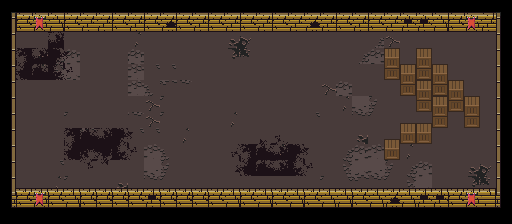

This game map was drawn from its Tiled (.tmx) file and the tilesets committed beside it. A one-line description and the full map source follow:
An orthogonal 32x14 tile map with 16x16 px tiles, 4 tile layers (Floor1, Floor2 (Decoration), Walls (Collidable), Items1 (Collidable)).

<map version="1.2" tiledversion="1.2.1" orientation="orthogonal" renderorder="right-down" width="32" height="14" tilewidth="16" tileheight="16" infinite="0" nextlayerid="6" nextobjectid="1">
 <tileset firstgid="1" source="../../tilesets/actual/UltimateTileset.tsx" />
 <layer id="2" name="Floor1" width="32" height="14">
  <data encoding="csv">
0,0,0,0,0,0,0,0,0,0,0,0,0,0,0,0,0,0,0,0,0,0,0,0,0,0,0,0,0,0,0,0,
0,0,0,0,0,0,0,0,0,0,0,0,0,0,0,0,0,0,0,0,0,0,0,0,0,0,0,0,0,0,0,0,
0,143,143,143,143,143,143,143,131,143,143,143,143,143,129,130,143,143,143,143,143,143,143,117,114,143,143,143,143,143,143,0,
0,143,129,117,118,143,143,143,118,143,143,143,143,143,145,146,143,143,143,143,143,143,117,118,119,143,143,143,143,143,143,0,
0,143,131,133,134,143,143,143,119,149,149,143,143,143,143,143,143,143,143,143,143,143,143,143,135,136,143,143,143,143,143,0,
0,143,143,143,143,143,143,143,119,120,150,151,143,143,143,143,143,143,143,143,114,118,143,143,143,152,143,143,143,143,143,0,
0,143,143,143,143,143,143,143,143,114,152,143,143,143,143,143,143,143,143,143,143,131,135,136,143,143,143,143,143,143,143,0,
0,143,143,143,152,143,143,143,151,114,152,143,143,143,131,143,143,143,143,149,143,143,151,152,143,143,143,143,143,143,143,0,
0,143,143,143,149,150,143,143,149,149,143,131,143,143,143,143,143,143,143,143,143,143,129,143,143,143,143,143,143,143,143,0,
0,143,143,143,149,143,143,143,143,119,120,143,143,143,143,143,143,131,143,143,143,117,118,119,120,131,143,143,143,143,143,0,
0,143,143,149,143,143,143,143,143,135,136,143,143,143,143,143,143,143,143,143,143,133,134,135,136,117,118,143,143,129,130,0,
0,143,143,131,152,143,143,129,143,151,152,143,143,143,143,143,143,143,143,143,152,149,150,151,152,133,134,143,143,145,146,0,
0,149,150,151,152,152,152,152,152,152,152,152,152,152,152,152,152,152,152,152,152,149,150,151,152,149,150,151,152,152,152,0,
0,0,0,0,0,0,0,0,0,0,0,0,0,0,0,0,0,0,0,0,0,0,0,0,0,0,0,0,0,0,0,0
</data>
 </layer>
 <layer id="3" name="Floor2 (Decoration)" width="32" height="14">
  <data encoding="csv">
0,0,0,0,0,0,0,0,0,0,0,0,0,0,0,0,0,0,0,0,0,0,0,0,0,0,0,0,0,0,0,0,
0,0,0,0,0,0,0,0,0,0,0,0,0,0,0,0,0,0,0,0,0,0,0,0,0,0,0,0,0,0,0,0,
0,0,0,200,0,0,0,0,0,0,0,0,0,0,0,0,0,0,0,0,0,0,0,0,0,0,0,0,0,0,0,0,
0,182,200,179,180,0,0,0,0,0,0,0,0,0,0,0,0,0,0,0,0,0,0,0,0,0,0,0,0,0,0,0,
0,198,199,195,196,0,0,0,0,0,0,0,0,0,0,0,0,0,0,0,0,0,0,0,0,0,0,0,0,0,0,0,
0,0,0,0,0,0,0,0,0,0,0,0,0,0,0,0,0,0,0,0,0,0,0,0,0,0,0,0,0,0,0,0,
0,0,0,0,0,0,0,0,0,0,0,0,0,0,0,0,0,0,0,0,0,0,0,0,0,0,0,0,0,0,0,0,
0,0,0,0,0,0,0,0,0,0,0,0,0,0,0,0,0,0,0,0,0,0,0,0,0,0,0,0,0,0,0,0,
0,0,0,0,182,199,200,179,180,0,0,0,0,0,0,0,183,184,0,0,0,0,0,0,0,0,0,0,0,0,0,0,
0,0,0,0,198,177,178,195,196,0,0,0,0,0,181,182,199,200,179,180,0,0,0,0,0,0,0,0,0,0,0,0,
0,0,0,0,0,193,194,0,0,0,0,0,0,0,197,198,199,200,195,196,0,0,0,0,0,0,0,0,0,0,0,0,
0,0,0,0,0,0,0,0,0,0,0,0,0,0,0,0,0,0,0,0,0,0,0,0,0,0,0,0,0,0,0,0,
0,0,0,0,0,0,0,0,0,0,0,0,0,0,0,0,0,0,0,0,0,0,0,0,0,0,0,0,0,0,0,0,
0,0,0,0,0,0,0,0,0,0,0,0,0,0,0,0,0,0,0,0,0,0,0,0,0,0,0,0,0,0,0,0
</data>
 </layer>
 <layer id="4" name="Walls (Collidable)" width="32" height="14">
  <data encoding="csv">
57,60,60,60,60,60,60,60,60,60,60,60,60,60,60,60,60,60,60,60,60,60,60,60,60,60,60,60,60,60,61,58,
77,28,29,30,28,29,29,28,29,28,46,28,29,28,29,28,29,28,29,46,29,28,29,28,29,45,45,30,28,28,29,78,
77,0,0,0,0,0,0,0,0,0,0,0,0,0,0,0,0,0,0,0,0,0,0,0,248,0,248,0,0,0,0,78,
77,0,0,0,0,0,0,0,0,0,0,0,0,0,0,0,0,0,0,0,0,0,0,0,264,248,264,248,0,0,0,78,
77,0,0,0,0,0,0,0,0,0,0,0,0,0,0,0,0,0,0,0,0,0,0,0,280,264,280,264,248,0,0,78,
77,0,0,0,0,0,0,0,0,0,0,0,0,0,0,0,0,0,0,0,0,0,0,0,0,280,264,280,264,248,0,78,
77,0,0,0,0,0,0,0,0,0,0,0,0,0,0,0,0,0,0,0,0,0,0,0,0,0,280,264,280,264,0,78,
77,0,0,0,0,0,0,0,0,0,0,0,0,0,0,0,0,0,0,0,0,0,0,0,0,265,265,280,0,280,0,78,
77,0,0,0,0,0,0,0,0,0,0,0,0,0,0,0,0,0,0,0,0,0,0,0,265,281,281,0,0,0,0,78,
77,0,0,0,0,0,0,0,0,0,0,0,0,0,0,0,0,0,0,0,0,0,0,0,281,0,0,0,0,0,0,78,
77,0,0,0,0,0,0,0,0,0,0,0,0,0,0,0,0,0,0,0,0,0,0,0,0,0,0,0,0,0,0,78,
77,62,62,62,62,62,62,62,62,62,62,62,62,62,62,62,62,62,62,62,62,62,62,62,62,62,62,62,62,62,62,78,
93,28,28,28,30,28,28,28,28,45,28,28,28,28,30,28,30,28,30,28,30,30,28,30,46,30,45,45,28,30,31,94,
0,0,0,0,0,0,0,0,0,0,0,0,0,0,0,0,0,0,0,0,0,0,0,0,0,0,0,0,0,0,0,0
</data>
 </layer>
 <layer id="5" name="Items1 (Collidable)" width="32" height="14">
  <data encoding="csv">
0,0,0,0,0,0,0,0,0,0,0,0,0,0,0,0,0,0,0,0,0,0,0,0,0,0,0,0,0,0,0,0,
0,0,14,0,0,0,0,0,0,0,0,0,0,0,0,0,0,0,0,0,0,0,0,0,0,0,0,0,0,14,0,0,
0,0,0,0,0,0,0,0,0,0,0,0,0,0,0,0,0,0,0,0,0,0,0,0,0,0,0,0,0,0,0,0,
0,0,0,0,0,0,0,0,0,0,0,0,0,0,0,0,0,0,0,0,0,0,0,0,0,0,0,0,0,0,0,0,
0,0,0,0,0,0,0,0,0,0,0,0,0,0,0,0,0,0,0,0,0,0,0,0,0,0,0,0,0,0,0,0,
0,0,0,0,0,0,0,0,0,0,0,0,0,0,0,0,0,0,0,0,0,0,0,0,0,0,0,0,0,0,0,0,
0,0,0,0,0,0,0,0,0,0,0,0,0,0,0,0,0,0,0,0,0,0,0,0,0,0,0,0,0,0,0,0,
0,0,0,0,0,0,0,0,0,0,0,0,0,0,0,0,0,0,0,0,0,0,0,0,0,0,0,0,0,0,0,0,
0,0,0,0,0,0,0,0,0,0,0,0,0,0,0,0,0,0,0,0,0,0,0,0,0,0,0,0,0,0,0,0,
0,0,0,0,0,0,0,0,0,0,0,0,0,0,0,0,0,0,0,0,0,0,0,0,0,0,0,0,0,0,0,0,
0,0,0,0,0,0,0,0,0,0,0,0,0,0,0,0,0,0,0,0,0,0,0,0,0,0,0,0,0,0,0,0,
0,0,0,0,0,0,0,0,0,0,0,0,0,0,0,0,0,0,0,0,0,0,0,0,0,0,0,0,0,0,0,0,
0,0,14,0,0,0,0,0,0,0,0,0,0,0,0,0,0,0,0,0,0,0,0,0,0,0,0,0,0,14,0,0,
0,0,0,0,0,0,0,0,0,0,0,0,0,0,0,0,0,0,0,0,0,0,0,0,0,0,0,0,0,0,0,0
</data>
 </layer>
</map>
